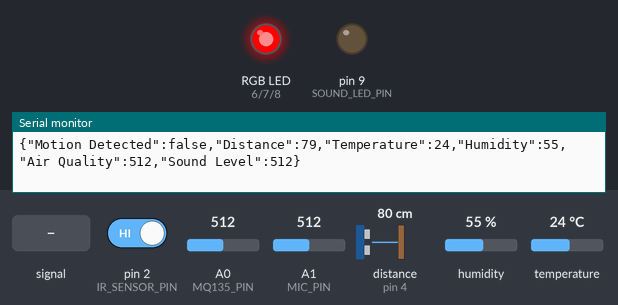
The sketch below on a simulated Arduino Uno, built with avr-gcc and run on an emulated ATmega328P. Parts: an RGB LED mixed from three pins (HIGH = lit), output pins drawn as LEDs (lit = HIGH), the last lines printed to the serial monitor. Wiring (inferred from the names in the program): ultrasonic range finder: trigger pin 3; echo pin 4. Dashed ring = blinking. Inputs (shaded band) come from the test bench; at power-on: A0 (MQ135_PIN) = 512, distance to the obstacle (sensor on pin 4) 80 cm, pin 2 (IR_SENSOR_PIN) HIGH, A1 (MIC_PIN) = 512, humidity 55 %, temperature 24 °C. The echo pulse lasts 58.3 µs per cm; pins used as bus, display or sensor lines are not drawn.

Above: at 5.8 s.
5.9 s: A1 (MIC_PIN) fed a 200 Hz sine of ±255 counts around its level
At 15.36 s:
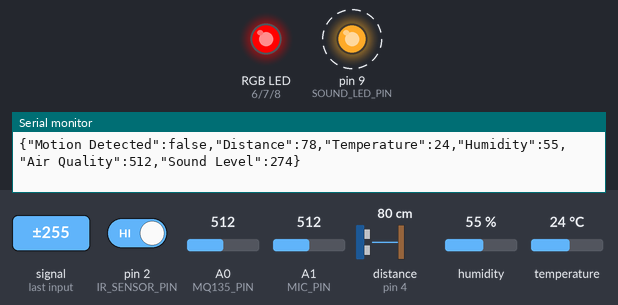
16.8 s: A0 (MQ135_PIN) set to 416
23.0 s: A0 (MQ135_PIN) set to 392
At 28.4 s:
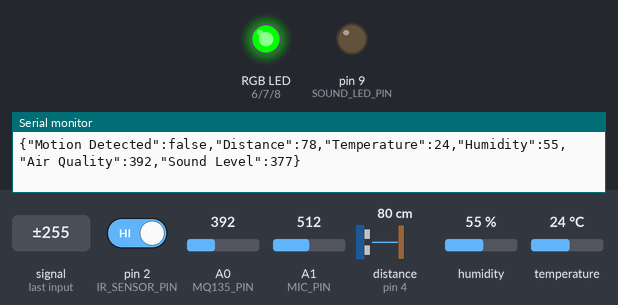
29.3 s: A0 (MQ135_PIN) set to 214
40.2 s: A0 (MQ135_PIN) set to 188
At 46.2 s:
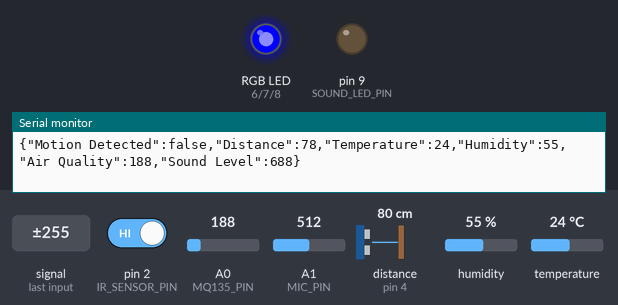
46.5 s: distance to the obstacle (sensor on pin 4) set to 71 cm
At 55.71 s:
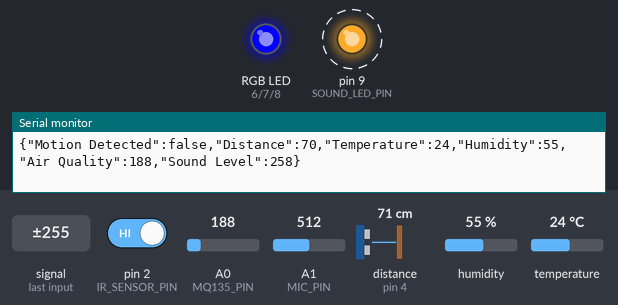
Timing chart, 0 to 58.1 s (numbered marks = the images above; inputs shaded):
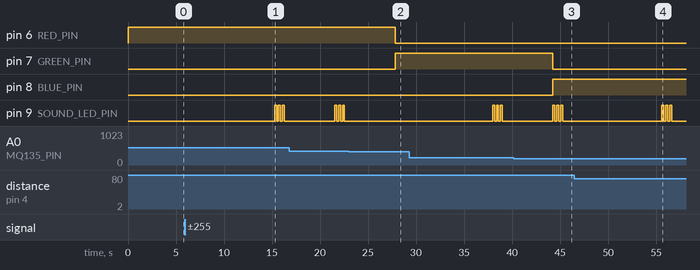

Measured:
- the behaviour switches between 401 and 400 on A0 (MQ135_PIN) (found by bisection; images 1 and 2)
- the behaviour switches between 200 and 199 on A0 (MQ135_PIN) (found by bisection; images 2 and 3)
- the behaviour switches between 74 and 73 cm on distance to the obstacle (sensor on pin 4) (found by bisection; images 3 and 4)
- after the input at 5.9 s, pin 9 (SOUND_LED_PIN): alternates HIGH for 0.20 s and LOW for 0.20 s, 6 changes in all, then stays LOW, starting after 9.4 s
- after the input at 23.0 s, pin 6 (RED_PIN): HIGH → LOW after 4.8 s; pin 7 (GREEN_PIN): LOW → HIGH after 4.8 s
- after the input at 40.2 s, pin 7 (GREEN_PIN): HIGH → LOW after 4.1 s; pin 8 (BLUE_PIN): LOW → HIGH after 4.1 s
- after the input at 46.5 s, pin 9 (SOUND_LED_PIN): alternates HIGH for 0.20 s and LOW for 0.20 s, 6 changes in all, then stays LOW, starting after 9.1 s

The sketch:

smart_home.ino
```cpp
#include <ArduinoJson.h>
#include <DHT.h>

#define IR_SENSOR_PIN 2
#define TRIG_PIN 3
#define ECHO_PIN 4
#define DHT_PIN 5
#define RED_PIN 6
#define GREEN_PIN 7
#define BLUE_PIN 8
#define SOUND_LED_PIN 9
#define MQ135_PIN A0
#define MIC_PIN A1

#define DHTTYPE DHT11
DHT dht(DHT_PIN, DHTTYPE);

long duration;
int distance;
int irState = 0;
float temperature, humidity;
int airQuality;
int soundValue = 0;
int soundThreshold = 600;

void setRGB(int red, int green, int blue) {
  analogWrite(RED_PIN, red);
  analogWrite(GREEN_PIN, green);
  analogWrite(BLUE_PIN, blue);
}

int getDistance() {
  digitalWrite(TRIG_PIN, LOW);
  delayMicroseconds(2);
  digitalWrite(TRIG_PIN, HIGH);
  delayMicroseconds(10);
  digitalWrite(TRIG_PIN, LOW);
  duration = pulseIn(ECHO_PIN, HIGH);
  distance = duration * 0.034 / 2;
  return distance;
}

void controlLED(int dist) {
  if (dist < 10) {
    for (int i = 0; i < 10; i++) {
      digitalWrite(SOUND_LED_PIN, HIGH);
      delay(200);
      digitalWrite(SOUND_LED_PIN, LOW);
      delay(200);
    }
  } else {
    digitalWrite(SOUND_LED_PIN, LOW);
  }
}

void checkSound() {
  soundValue = analogRead(MIC_PIN);
  if (soundValue > soundThreshold) {
    for (int i = 0; i < 3; i++) {
      digitalWrite(SOUND_LED_PIN, HIGH);
      delay(200);
      digitalWrite(SOUND_LED_PIN, LOW);
      delay(200);
    }
  }
}

void updateRGBBasedOnAQI(int airQuality) {
  if (airQuality > 400) {
    setRGB(255, 0, 0);
  } else if (airQuality >= 200 && airQuality <= 400) {
    setRGB(0, 255, 0);
  } else {
    setRGB(0, 0, 255);
  }
}

void setup() {
  Serial.begin(9600);
  pinMode(IR_SENSOR_PIN, INPUT);
  pinMode(TRIG_PIN, OUTPUT);
  pinMode(ECHO_PIN, INPUT);
  pinMode(SOUND_LED_PIN, OUTPUT);
  pinMode(RED_PIN, OUTPUT);
  pinMode(GREEN_PIN, OUTPUT);
  pinMode(BLUE_PIN, OUTPUT);
  dht.begin();
}

void loop() {
  StaticJsonDocument<512> doc;


  irState = digitalRead(IR_SENSOR_PIN);
  if(irState==0)irState=1;
  else irState=0;
  doc["Motion Detected"] = (irState == HIGH);
  distance = getDistance();
  doc["Distance"] = distance;
  controlLED(distance);
  humidity = dht.readHumidity();
  temperature = dht.readTemperature();
  doc["Temperature"] = temperature;
  doc["Humidity"] = humidity;
  airQuality = analogRead(MQ135_PIN);
  doc["Air Quality"] = airQuality;
  updateRGBBasedOnAQI(airQuality);
  checkSound();
  doc["Sound Level"] = soundValue;
  serializeJson(doc, Serial);
  Serial.println();
  delay(5000);
}
```
